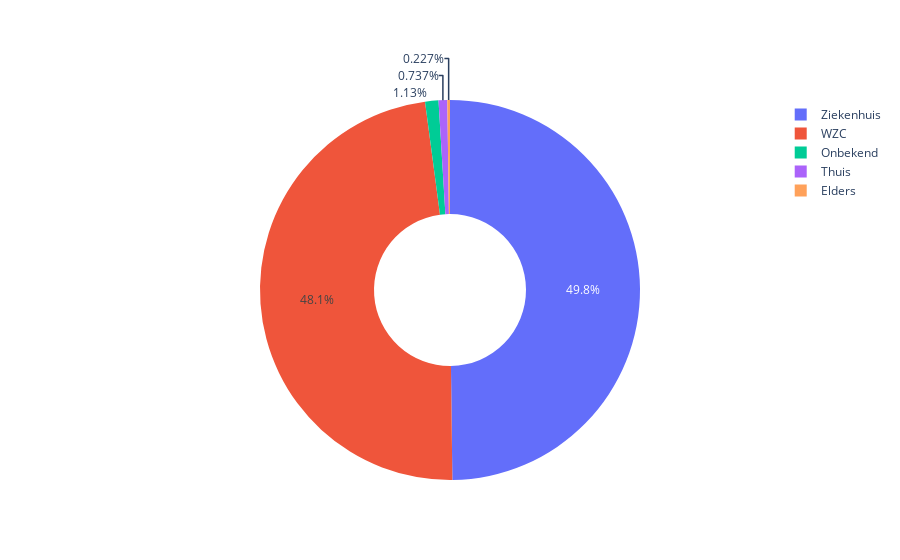

Notebook cell for this chart:
### Code cell
fig_pie_flanders_places = go.Figure(data=[go.Pie(labels=flanders_labels,values=flanders_deceased.values, hole=.4, sort=False, direction="clockwise")])
fig_pie_flanders_places.show()

### Figure 1 — Plotly figure (JSON) as saved in the notebook; plotly's stock layout.template omitted (floating-point values rounded to 4 significant figures)
{"data": [{"direction": "clockwise", "hole": 0.4, "labels": ["Ziekenhuis", "WZC", "Onbekend", "Thuis", "Elders"], "sort": false, "type": "pie", "values": [878, 848, 20, 13, 4]}], "layout": {}}
